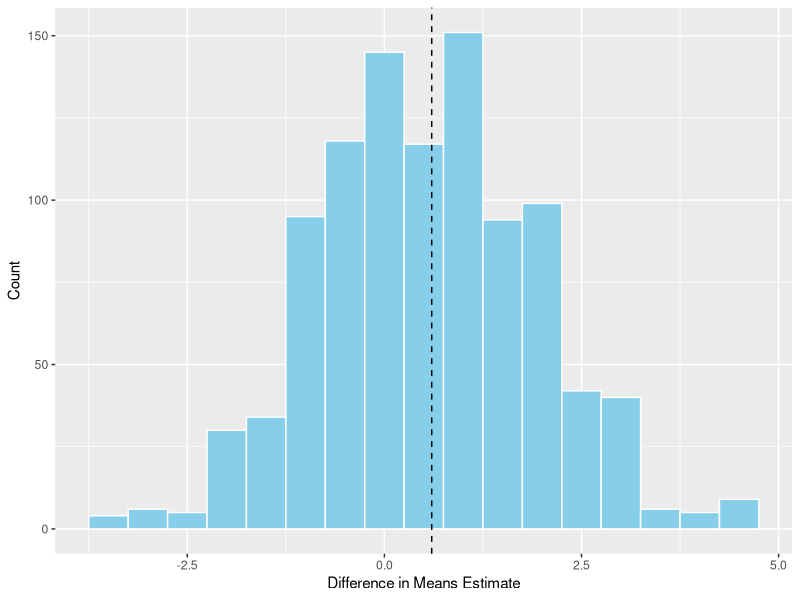

Generate this figure with R:
## ---- chunk 1
knitr::opts_chunk$set(echo = TRUE)
knitr::opts_knit$set(results.folding=NULL)
## ---- chunk 2
library(tidyverse)
## ---- chunk 3
# Set a seed for reproducibility
set.seed(123)

# Create vectors of doctor salaries ~ U[160, 260] and banker salaries ~ U[43, 64]
doctor <- runif(1000, 160, 260) 
bankers <- runif(1000, 43, 64)

# Create a tibble of workers
workers <- tibble(
  job = c(rep('doctor', 1000), rep('banker', 1000)),
  salary = c(doctor, bankers),
  id = 1:2000
)
## ---- chunk 4
set.seed(123)

# Draw a sample of 500 bankers to be treated
treated_rows <- sample(1001:2000, size = 500)

# The remaining rows
drop_treats <- workers[-treated_rows,]

# Draw a control sample from the full population (including doctors)
control <- sample_n(drop_treats, size = 500)

# Treatment group
treated <- workers[treated_rows,]
## ---- chunk 5
# Treatment effect: 
#   - If salary < 60, uniform increase between 30-50
#   - If salary >= 60, uniform increase between 0-15
set.seed(123)
treat_eff <- vector()
for(i in 1:nrow(treated)){
  treat_eff <- append(
    treat_eff, 
    unlist(
      ifelse(
        treated[i,'salary'] < 60, 
        treated[i,'salary'] + runif(1, 30, 50), 
        treated[i,'salary'] + runif(1, 0, 15)
      )
    )
  )
}

# Control group salaries remain unchanged
control_sals <- control$salary 

# Combine treatment and control into one experimental dataset
exp_group <- bind_rows(treated, control) 
exp_group$new_sal <- c(treat_eff, control_sals) 
exp_group$treated <- c(rep(1, 500), rep(0, 500)) 
## ---- chunk 6
# Your Code Here
## ---- chunk 7
po_patients <- tibble(
  patients = c(1:10),
  y_i1 = c(7 , 5, 5, 7, 4, 10, 1, 5, 3, 9), 
  y_i0 = c(1, 6, 1, 8, 2, 1, 10, 6, 7, 8),
  po_diff = y_i1 - y_i0
)

po_patients

# True ATE from potential outcomes
ate <- mean(po_patients$po_diff)
ate
## ---- chunk 8
po_patients2 <- po_patients %>% 
  mutate(
    D = if_else(po_diff >= 0, 1, 0),
    Y = y_i1 * D + y_i0 * (1 - D)
  )

po_patients2

# Compute the actual ATT
att <- po_patients2 %>% 
  filter(D == 1) %>% 
  mutate(tt = Y - y_i0) %>% 
  pull(tt) %>% 
  mean()

att

# Compute the actual ATC
atc <- po_patients2 %>% 
  filter(D == 0) %>% 
  mutate(tt = y_i1 - Y) %>% 
  pull(tt) %>% 
  mean()

atc
## ---- chunk 9
po_patients2 %>% 
  group_by(D) %>% 
  summarise(diff = mean(Y))

diff_means <- po_patients2 %>% 
  group_by(D) %>% 
  summarise(diff = mean(Y)) %>% 
  pull(diff) %>% 
  diff()

diff_means
ate
## ---- chunk 10
# Your Code Here
## ---- chunk 11
set.seed(123)
dim_est <- vector()

for(i in 1:1000){
  dim_est <-  append(
    dim_est,
    po_patients %>% 
      mutate(
        D = rbinom(10, 1, .5),
        Y = y_i1 * D + y_i0 * (1 - D)
      ) %>% 
      group_by(D) %>% 
      summarise(dim = mean(Y)) %>% 
      pull(dim) %>% 
      diff()
  )
}

# Average difference-in-means
mean(dim_est)

# Distribution of the estimates
ggplot(tibble(d = dim_est), aes(x = d)) + 
  geom_histogram(binwidth = 0.5, fill="skyblue", color="white") + 
  geom_vline(xintercept = ate, linetype = 'dashed') + 
  labs(x = 'Difference in Means Estimate', y = 'Count')

# 95% quantiles
quantile(dim_est, c(.025, .975))
## ---- chunk 12
# Your Code Here
